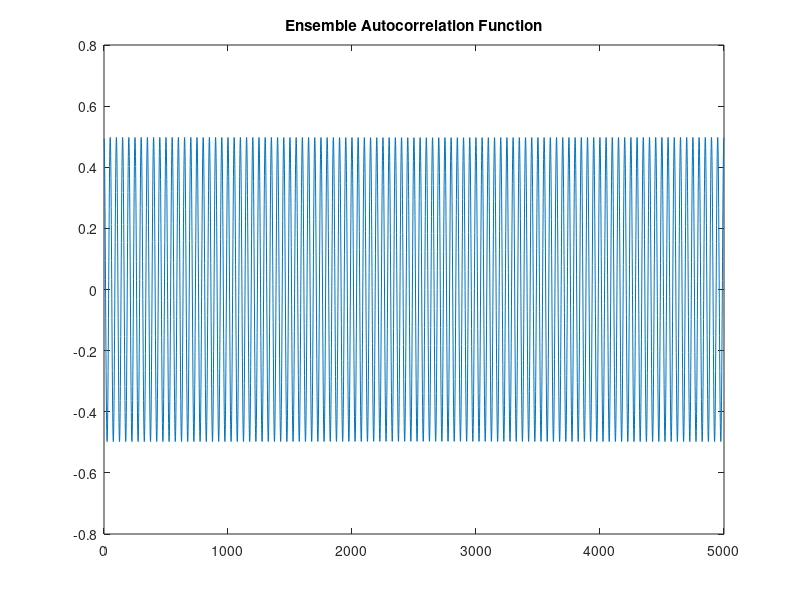
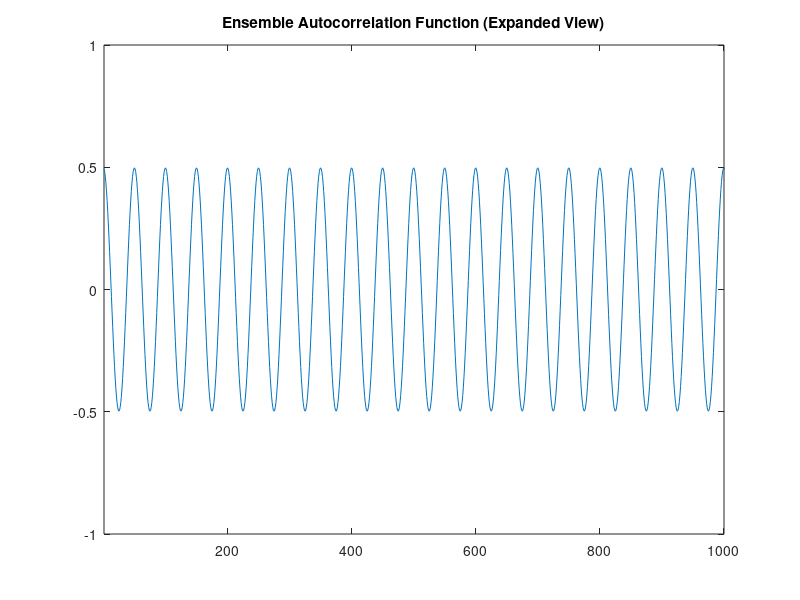

Write MATLAB code to recreate these figures, in order.
%% ADC Lab Assignment #12

%% Data

Fc = 100;
T0 = 1;
N = 5000;

%% Task 1

t_row = linspace(0,1,N);
t = repmat(t_row,N,1);

%% Task 2

O_col = 2*pi*rand(N,1);
O = repmat(O_col,1,N);

%% Task 3

x = cos(2*pi*Fc*t + O);

%% Task 4

x1 = x(:,1000);
x2 = x(:,2000);
x3 = x(:,3000);
x4 = x(:,4000);
x5 = x(:,5000);

m1 = mean(x1)
m2 = mean(x2)
m3 = mean(x3)
m4 = mean(x4)
m5 = mean(x5)

%% Task 5

t1 = 100;
t2 = 200;
t3 = 300;

x1 = x(:,t1);
x2 = x(:,t2);
x3 = x(:,t3);

xa = x1.*x2;
xb = x2.*x3;

ma = mean(xa)
mb = mean(xb)

%% Task 6

t4 = 400;
t5 = 500;
t6 = 600;

x4 = x(:,t4);
x5 = x(:,t5);
x6 = x(:,t6);

xc = x4.*x5;
xd = x5.*x6;

mc = mean(xc)
md = mean(xd)

%% Task 7

disp('The process is Wide Sense Stationary (WSS) because:');
disp(' - WSS processes have a constant ensemble mean.');
disp(' - The ensemble autocorrelation function of a WSS process is a function of the time difference.');

%% Task 8

xo = x(:,1);
xr = repmat(xo,1,N);

y = zeros(1,N-1);

for n = 1:N-1
    y(n) = mean(xr(:,n).*x(:,n+1));
end

figure, plot(y), title('Ensemble Autocorrelation Function');
figure, plot(y), xlim([1 1000]), ylim([-1 1]), title('Ensemble Autocorrelation Function (Expanded View)');

%% Credits
% 
%  Made by:
%  Muhammad Abdullah
%  (2015-EE-166)
%  